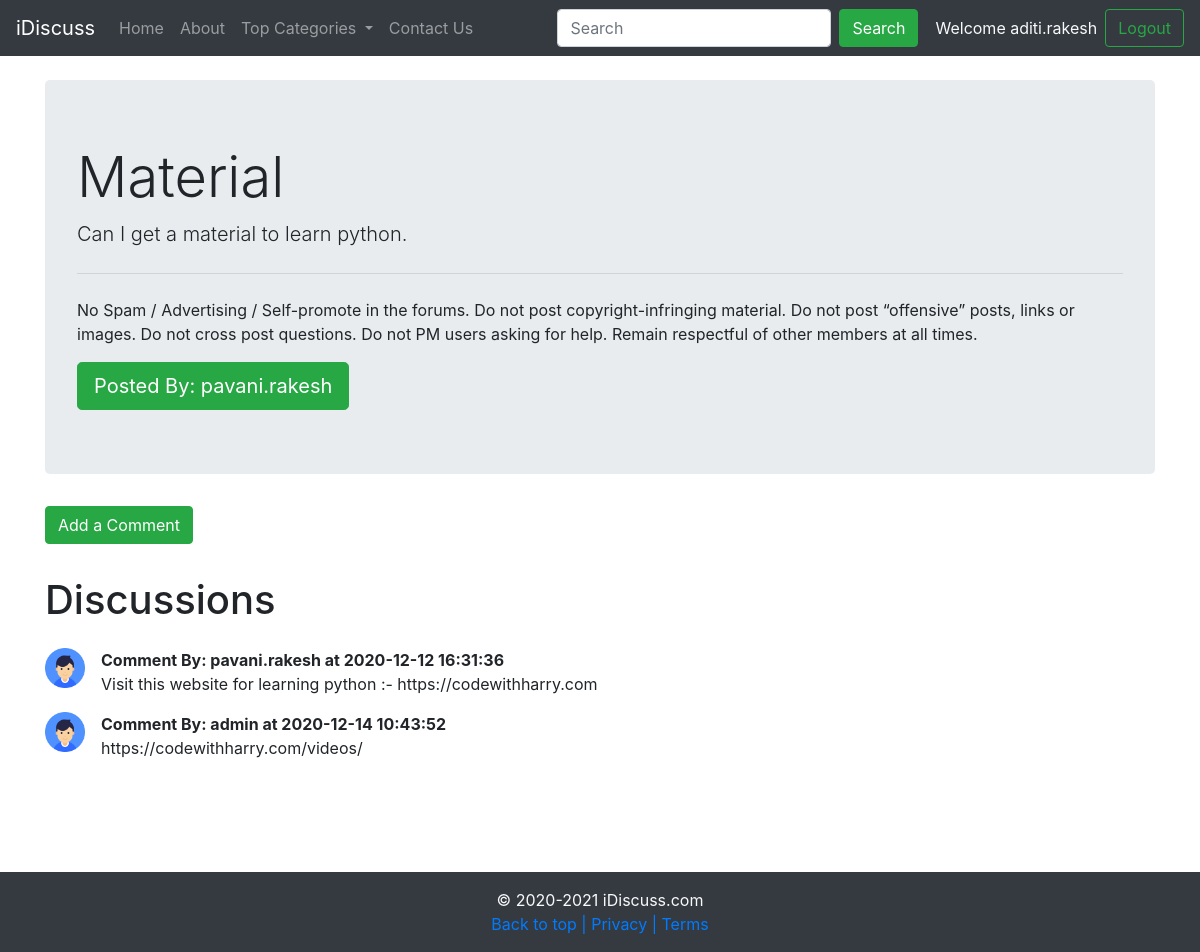
Screenshot of /thread.php?threadid=1 (signed in) with the database file from the repository.
### tables this page shows
CREATE TABLE `threads` (
  `thread_id` int(11) NOT NULL,
  `thread_title` varchar(255) NOT NULL,
  `thread_desc` text NOT NULL,
  `thread_cat_id` int(11) NOT NULL,
  `thread_user_id` int(11) NOT NULL,
  `timestamp` datetime NOT NULL DEFAULT current_timestamp()
);

CREATE TABLE `users` (
  `sno` int(11) NOT NULL,
  `username` varchar(30) NOT NULL,
  `password` varchar(255) NOT NULL,
  `timestamp` datetime NOT NULL DEFAULT current_timestamp()
);

CREATE TABLE `comments` (
  `comment_id` int(11) NOT NULL,
  `comment_content` text NOT NULL,
  `thread_id` int(11) NOT NULL,
  `comment_by` int(11) NOT NULL,
  `comment_time` datetime NOT NULL DEFAULT current_timestamp()
);

### thread.php (the view, shortened to what this page needs)
<!doctype html>
<html lang="en">
<head>
    <link rel="stylesheet" href="https://cdn.jsdelivr.net/npm/bootstrap@4.5.3/dist/css/bootstrap.min.css"
>
</head>
<body>
    <?php include "partials/_nav.php"; ?>
    <?php
      $id = $_GET['threadid'];
      $sql = "SELECT * FROM `threads` WHERE thread_id=$id";
      $result = mysqli_query($conn, $sql);
      while($row = mysqli_fetch_assoc($result)){
          $title = $row['thread_title'];
          $description = $row['thread_desc'];
          $comment_by = $row['thread_user_id'];
          $sql2 = "SELECT username FROM `users` WHERE sno='$comment_by'";
          $result2 = mysqli_query($conn, $sql2);
          $row2 = mysqli_fetch_assoc($result2);
          $posted_by = $row2['username'];
      }
    ?>
    <div class="container my-4">
        <div class="jumbotron">
            <h1 class="display-4"><?php echo $title; ?></h1>
            <p class="lead"><?php echo $description; ?></p>
            <hr class="my-4">
            <p>No Spam / Advertising / Self-promote in the forums. Do not post copyright-infringing material. Do not
                post “offensive” posts, links or images. Do not cross post questions. Do not PM users asking for help.
                Remain respectful of other members at all times.</p>
            <a class="btn btn-success btn-lg" href="#" role="button">Posted By: <?php echo $posted_by; ?></a>
        </div>
    </div>
    <?php
if(isset($_SESSION['loggedin']) && $_SESSION['loggedin'] == true){
    echo '<div class="container my-4">
        <button class="btn btn-success" type="button" data-toggle="collapse" data-target="#collapseExample"
            aria-expanded="false" aria-controls="collapseExample">
            Add a Comment
        </button>
        </p>
        <div class="collapse" id="collapseExample">
            <div class="card card-body">
                <form action="'. $_SERVER["REQUEST_URI"] .'" method="POST">
                    <div class="form-group">
                        <label for="comment">Type your Comment</label>
                        <textarea class="form-control" id="comment" name="comment" rows="4"></textarea>
                        <input type="hidden" name="sno" value="'. $_SESSION["sno"] .'">
                    </div>
                    <button type="submit" class="btn btn-success">Post Comment</button>
                </form>
            </div>
        </div>
    </div>';
}
else{
    echo '<div class="container my-4">
    <button type="button" class="btn btn-success" disabled>Add a comment</button>
    </div>
    ';
}
    ?>
    <div class="container">
        <h1 class="py-2">Discussions</h1>
        <?php
        $id = $_GET['threadid'];
        $sql = "SELECT * FROM `comments` WHERE thread_id=$id";
        $result = mysqli_query($conn, $sql);
        while($row = mysqli_fetch_assoc($result)){
            $content = $row['comment_content'];
            $comment_time = $row['comment_time'];
            $comment_by = $row['comment_by'];
            $sql2 = "SELECT username FROM `users` WHERE sno='$comment_by'";
            $result2 = mysqli_query($conn, $sql2);
            $row2 = mysqli_fetch_assoc($result2);
        echo '<div class="media my-3">
            <img src="img/user.png" class="mr-3" alt="..." height="40px">
            <div class="media-body">
            <p class="font-weight-bold my-0"> Comment By:  '. $row2['username'] .' at '. $comment_time .' </p>
                '. $content .'
            </div>
        </div>';
    }
    ?>
    </div>
    <br>
    <br>
    <br>
    <br>
    <?php include "partials/_footer.php"; ?>
</body>
</html>

### rows the page displays
threads: thread_title "Material", thread_desc "Can I get a material to learn python."
users: username "pavani.rakesh"
comments: users.username "pavani.rakesh", comment_time "2020-12-12 16:31:36", comment_content "Visit this website for learning python :- https://codewithharry.com"
comments: users.username "admin", comment_time "2020-12-14 10:43:52", comment_content "https://codewithharry.com/videos/"

### other values shown
$_SESSION['username'] "aditi.rakesh"
